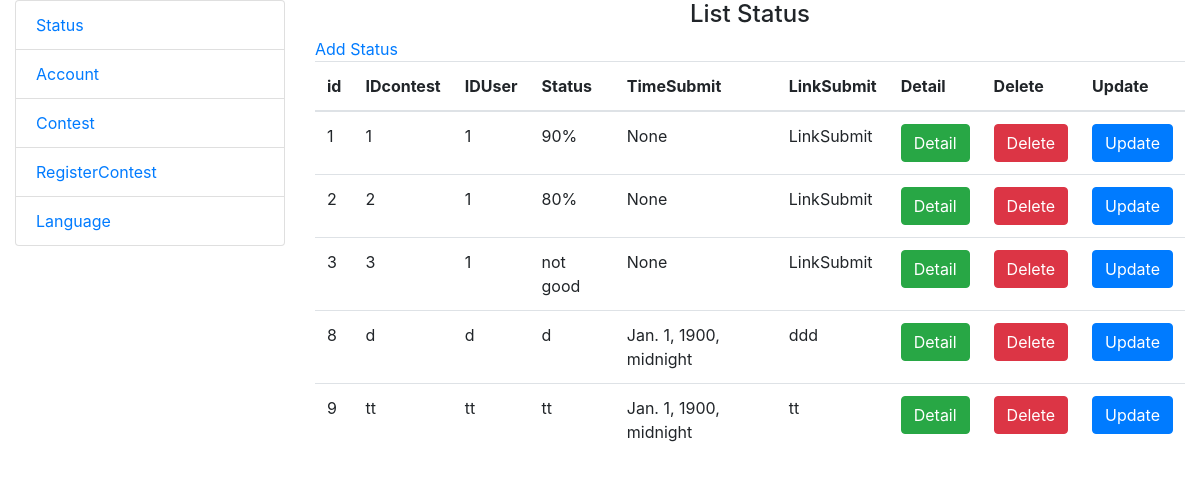
Page /ContestAdmin/status/ on the earlier database version.
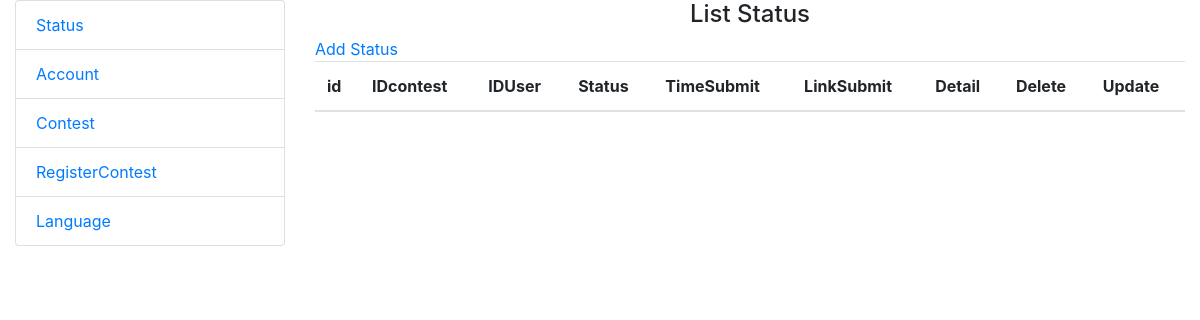
Same page on the later database version.
### ContestAdmin/models.py (models this page shows, shortened)
class Status(models.Model):
    IDcontest = models.CharField(max_length=100)
    IDUser = models.CharField(max_length=100)
    Status = models.CharField(max_length=100)
    TimeSubmit = models.DateTimeField()
    LinkSubmit = models.CharField(max_length=100)

### ContestAdmin/views.py (the view)
# urls.py: path('status/',  views.listStatus, name='listStatus'),
def listStatus(request):
    lstatus = Status.objects.all()
    context = {
        'lstatus': lstatus
    }
    return render(request, 'Status/list.html', context=context)

### ContestAdmin/templates/Status/list.html (shortened to what this page needs)
{% extends 'Status/base.html' %}
{% block content %}
<h4 class="text-center">List Status</h4>
    <a href="{% url 'addStatus' %}">Add Status</a>
<table class="table">
    <thead>
        <tr>
            <th scope="col">id</th>
            <th scope="col">IDcontest</th>
            <th scope="col">IDUser</th>
            <th scope="col">Status</th>
            <th scope="col">TimeSubmit</th>
            <th scope="col">LinkSubmit</th>
            <th scope="col">Detail</th>
            <th scope="col">Delete</th>
            <th scope="col">Update</th>
        </tr>
    </thead>
    <tbody>
        {% for s in lstatus %}
        <tr>
            <td>{{s.pk}}</td>
            <td>{{s.IDcontest}}</td>
            <td>{{s.IDUser}}</td>
            <td>{{s.Status}}</td>
            <td>{{s.TimeSubmit}}</td>
            <td>{{s.LinkSubmit}}</td>
            <td><a href="{% url 'detailStatus' pk=s.pk %}" type="button" class="btn btn-success"
                    id="{{s.pk}}">Detail</a></td>
            <td><a href="{% url 'deleteStatus' pk=s.pk %}" type="button" class="btn btn-danger" id="{{s.pk}}" onclick="return confirm('Are you sure you want to delete?');">Delete</a>
            </td>
            <td><a href="{% url 'updateStatus' pk=s.pk %}" type="button" class="btn btn-primary"
                    id="{{s.pk}}">Update</a></td>
        </tr>
        {% endfor %}
    </tbody>
</table>
{% endblock content %}

### ContestAdmin/templates/Status/base.html (shortened to what this page needs)
<!DOCTYPE html>
{% load static %}
<html lang="en">
<head>
    <link rel="stylesheet" href="https://stackpath.bootstrapcdn.com/bootstrap/4.3.1/css/bootstrap.min.css"
>
</head>
<body>
    <div class="container-fluid">
        <div class="row align-items-md-top">
            <div class="col-sm-3">
                <ul class="list-group">
                    <li class="list-group-item"><a href="{% url 'listStatus' %}">Status</a></li>
                    <li class="list-group-item"><a href="">Account</a></li>
                    <li class="list-group-item"><a href="">Contest</a></li>
                    <li class="list-group-item"><a href="">RegisterContest</a></li>
                    <li class="list-group-item"><a href="">Language</a></li>
                </ul>
            </div>
            <div class="col-sm-9 ">
                {%block content%}
                {% endblock content %}
            </div>
        </div>
    </div>
</body>
</html>

Differences in the rows shown:
removed Status: pk "1", IDcontest "1", IDUser "1", Status "90%", TimeSubmit "None", LinkSubmit "LinkSubmit"
removed Status: pk "2", IDcontest "2", IDUser "1", Status "80%", TimeSubmit "None", LinkSubmit "LinkSubmit"
removed Status: pk "3", IDcontest "3", IDUser "1", Status "not good", TimeSubmit "None", LinkSubmit "LinkSubmit"
removed Status: pk "8", IDcontest "d", IDUser "d", Status "d", TimeSubmit "Jan. 1, 1900, midnight", LinkSubmit "ddd"
removed Status: pk "9", IDcontest "tt", IDUser "tt", Status "tt", TimeSubmit "Jan. 1, 1900, midnight", LinkSubmit "tt"
